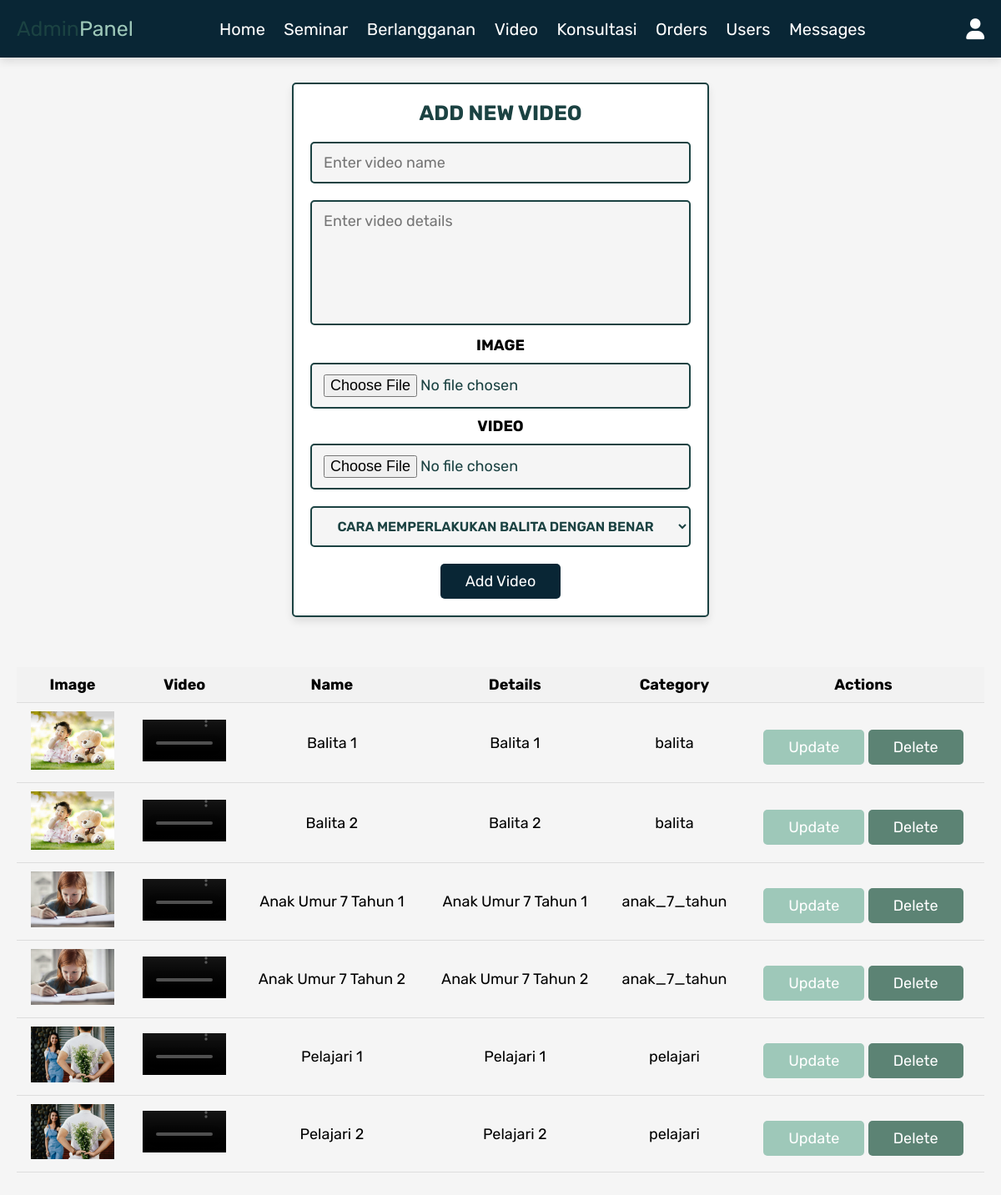
Screenshot of /admin_video.php (signed in) with the database file from the repository.
### tables this page shows
CREATE TABLE `video` (
  `id` int(11) NOT NULL,
  `name` varchar(100) NOT NULL,
  `details` varchar(500) NOT NULL,
  `video` varchar(100) NOT NULL,
  `image` varchar(100) DEFAULT NULL,
  `kategori` enum('balita','anak_7_tahun','pelajari','') DEFAULT NULL
);

### admin_video.php (the view, shortened to what this page needs)
<?php
@include 'config.php';
?>
<!DOCTYPE html>
<html lang="en">
<head>
    <link rel="stylesheet" href="https://cdnjs.cloudflare.com/ajax/libs/font-awesome/6.0.0/css/all.min.css">
    <link rel="stylesheet" href="css/admin_style.css">
</head>
<body>
<?php @include 'admin_header.php'; ?>
<section class="add-products">
    <form action="" method="POST" enctype="multipart/form-data">
        <h3>Add New Video</h3>
        <input type="text" class="box" required placeholder="Enter video name" name="name">
        <textarea name="details" class="box" required placeholder="Enter video details" cols="30" rows="10"></textarea>
        <h2 style="font-size: 18px;">IMAGE</h2>
        <input type="file" accept="image/jpg, image/jpeg, image/png" required class="box" name="image">
        <h2 style="font-size: 18px;">VIDEO</h2>
        <input type="file" accept="video/mp4, video/mkv, video/avi" required class="box" name="video">
        <select name="kategori" id="" style="font-weight: 600; font-size: 16px; text-align: center;" class="box">
            <option value="balita">CARA MEMPERLAKUKAN BALITA DENGAN BENAR</option>
        </select>
        <input type="submit" value="Add Video" name="add_product" class="btn">
    </form>
</section>
<section class="show-products">
    <div class="table-container">
        <table>
            <thead>
                <tr>
                    <th style="text-align: center;">Image</th>
                    <th style="text-align: center;">Video</th>
                    <th style="text-align: center;">Name</th>
                    <th style="text-align: center;">Details</th>
                    <th style="text-align: center;">Category</th>
                    <th style="text-align: center;">Actions</th>
                </tr>
            </thead>
            <tbody>
                <?php
                $select_products = mysqli_query($conn, "SELECT * FROM `video`") or die('query failed');
                if (mysqli_num_rows($select_products) > 0) {
                    while ($fetch_products = mysqli_fetch_assoc($select_products)) {
                ?>
                <tr>
                    <td style="text-align: center;"><img src="uploaded_img/<?php echo $fetch_products['image']; ?>" alt="" class="product-image"></td>
                    <td style="text-align: center;"><video src="uploaded_videos/<?php echo $fetch_products['video']; ?>" class="product-video" controls></video></td>
                    <td style="text-align: center;"><?php echo $fetch_products['name']; ?></td>
                    <td style="text-align: center;"><?php echo $fetch_products['details']; ?></td>
                    <td style="text-align: center;"><?php echo $fetch_products['kategori']; ?></td>
                    <td style="text-align: center;">
                        <a href="admin_update_video.php?update=<?php echo $fetch_products['id']; ?>" class="option-btn">Update</a>
                        <a href="admin_video.php?delete=<?php echo $fetch_products['id']; ?>" class="delete-btn" onclick="return confirm('Delete this video?');">Delete</a>
                    </td>
                </tr>
                <?php
                    }
                } else {
                    echo '<tr><td colspan="5" class="empty">No video added yet!</td></tr>';
                }
                ?>
            </tbody>
        </table>
    </div>
</section>
</body>
</html>

### css/admin_style.css (style rules this page uses)
:root { --pink:#092635; --red:#5C8374; --orange:#9EC8B9; --black:#1B4242; --white:#fff; --light-color:#666; --light-white:#ccc; --light-bg:#f5f5f5; --border:.2rem solid var(--black); --box-shadow:0 .5rem 1rem rgba(0,0,0,.1); }
* { font-family: 'Rubik', sans-serif; margin:0; padding:0; box-sizing: border-box; outline: none; border:none; text-decoration: none; transition:all .2s linear; }
html { font-size: 62.5%; overflow-x: hidden; scroll-behavior: smooth; scroll-padding-top: 6.5rem; }
body { background: var(--light-bg); }
section { padding:3rem 2rem; }
.btn, .delete-btn, .option-btn { display: inline-block; border-radius: .5rem; margin-top: 1rem; font-size: 1.8rem; color:var(--white); cursor: pointer; padding:1rem 3rem; text-transform: capitalize; }
.btn { background-color: var(--pink); }
.delete-btn { background-color: var(--red); }
.option-btn { background-color: var(--orange); }
.add-products form { max-width: 50rem; border-radius: .5rem; background-color: var(--white); border:var(--border); padding:2rem; text-align: center; margin:0 auto; box-shadow: var(--box-shadow); }
.add-products form h3 { font-size: 2.5rem; text-transform: uppercase; color:var(--black); margin-bottom: 1rem; }
.add-products form .box { width: 100%; margin:1rem 0; font-size: 1.8rem; color:var(--black); border-radius: .5rem; background-color: var(--light-bg); padding:1.2rem 1.4rem; border:var(--border); }
.add-products form textarea { height: 15rem; resize: none; }

### admin_video.php (style rules this page uses)
.table-container { width: 100%; overflow-x: auto; }
table { width: 100%; border-collapse: collapse; }
table th, table td { padding: 10px; text-align: left; border-bottom: 1px solid #ddd; font-size: 18px; }
table th { background-color: #f2f2f2; }
.product-video { max-width: 100px; height: auto; }
.product-image { max-width: 100px; height: auto; }

### rows the page displays
video: image (picture), name "Balita 1", details "Balita 1", kategori "balita"
video: image (picture), name "Balita 2", details "Balita 2", kategori "balita"
video: image (picture), name "Anak Umur 7 Tahun 1", details "Anak Umur 7 Tahun 1", kategori "anak_7_tahun"
video: image (picture), name "Anak Umur 7 Tahun 2", details "Anak Umur 7 Tahun 2", kategori "anak_7_tahun"
video: image (picture), name "Pelajari 1", details "Pelajari 1", kategori "pelajari"
video: image (picture), name "Pelajari 2", details "Pelajari 2", kategori "pelajari"
